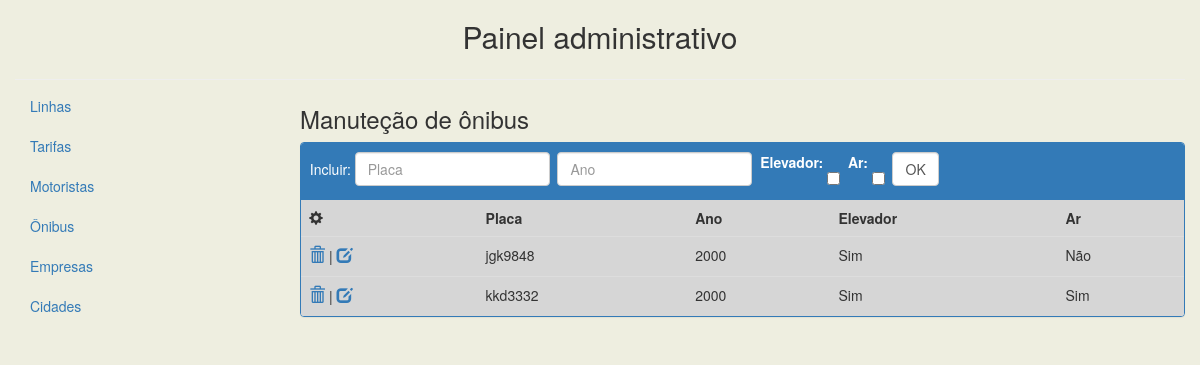
Before: /panel.php?menu=6 with the older database file.
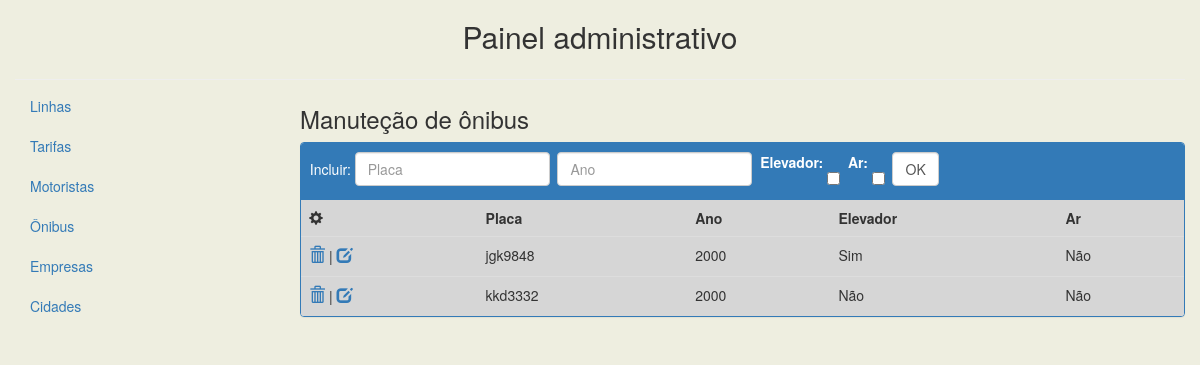
After: the same page with the newer database file.
### tables this page shows
CREATE TABLE IF NOT EXISTS `tonibus` (
  `CodBus` int(8) NOT NULL AUTO_INCREMENT,
  `Ano` int(4) DEFAULT NULL,
  `Placa` varchar(7) DEFAULT NULL,
  `Elevador` tinyint(1) NOT NULL,
  `Ar` tinyint(1) DEFAULT NULL,
  PRIMARY KEY (`CodBus`)
);

### panel.php (the view, shortened to what this page needs)
<?php
require("conetion.php");
if(isset($_GET['menu'])){
  $Menu = $_GET ['menu'];
}else{
  $Menu = '';
}
?>
<!DOCTYPE html>
<html lang="pt-br">
<head>
  <link rel="stylesheet" href="https://maxcdn.bootstrapcdn.com/bootstrap/3.3.6/css/bootstrap.min.css">
  <link rel="stylesheet" type="text/css" href="css.css">
</head>
<body>
    <div class="bg">
  <div class="container-fluid">
    <div class="blank-space">
      <h2 class="">Painel administrativo</h2>
    </div>
    <div class="row">
      <div class="sidebar col-sm-3">
        <ul class="nav nav-sidebar">
          <li><a href="panel.php?menu=1">Linhas</a></li>
          <li><a href="panel.php?menu=3">Tarifas</a></li>
          <li><a href="panel.php?menu=5">Motoristas</a></li>
          <li><a href="panel.php?menu=6">Ônibus</a></li>
          <li><a href="panel.php?menu=7">Empresas</a></li>
          <li><a href="panel.php?menu=8">Cidades</a></li>
        </ul>
      </div>
      <div class="col-sm-offset-3 mr-15">
        <?php
          switch ($Menu) {
            ?>
            <?php
            case 6:
            ?>
              <h3 class="">Manuteção de ônibus</h3>
              <div class="panel panel-primary">
                <div class="panel-heading">
                  <span>Incluir: </span>
                  <form class="novalinha" action="novo_bus.php" method="get" accept-charset="utf-8">
        <div class="form-group"><input type="text" name="placa" required placeholder="Placa"class="form-control" id="usr"></div>&nbsp&nbsp
                    <div class="form-group"><input type="number" min="0" name="ano" required placeholder="Ano" class="form-control" id="usr"></div>&nbsp&nbsp
<label>Elevador:&nbsp</label><input type="checkbox" name="elevador" value="1">&nbsp&nbsp
                    <label>Ar:&nbsp</label><input type="checkbox" name="ar" value="1">&nbsp&nbsp
                    <div class="form-group"><input type="submit" value="OK"class="form-control" id="usr"></div>
                  </form>
                </div>
                  <table class="table">
                      <td>
                        <span class="glyphicon glyphicon-cog"></span>
                      </td>
                      <td>
                        Placa
                      </td>
                      <td>
                        Ano
                      </td>
                      <td>
                        Elevador
                      </td>
                      <td>
                        Ar
                      </td>
                  <?
                  $resultado = mysqli_query($con,"SELECT CodBus,Ano,Placa,Elevador,Ar FROM tonibus order by CodBus DESC;");
                  while ($linha = mysqli_fetch_array($resultado)){
                    $CodBus = $linha["CodBus"];
                    $Ano = $linha["Ano"];
                    $Placa = $linha["Placa"];
                    $Elevador = $linha["Elevador"];
                    $Ar = $linha["Ar"];
                  ?>
                    <tr>
                      <td>
                        <p><a class="nsize" href="delete_bus.php?codbus=<?php echo $CodBus; ?>&del=false"><span class="glyphicon glyphicon-trash"></span></a> | <a class="nsize" href="edita_bus.php?codbus=<?php echo $CodBus; ?>&ok=false"><span class="glyphicon glyphicon-edit"></span></a></p>
                      </td>
                      <td>
                        <p><?php echo $Placa; ?></p>
                      </td>
                      <td>
                        <p><?php echo $Ano; ?></p>
                      </td>
                      <td>
                        <p><?php if($Elevador){echo "Sim";}else{echo "Não";} ?></p>
                      </td>
                      <td>
                        <p><?php if($Ar){echo "Sim";}else{echo "Não";} ?></p>
                      </td>
                    </tr>
                  <?
                  }
                  ?>
                  </table>
                </div>
            <?php
            break;
            ?>
            <?php
          }
         ?>
        </div>
    </div>
  </div>
</div>
</body>
</html>

Changed rows visible on the page:
changed tonibus "kkd3332": Elevador "Sim" → "Não"; Ar "Sim" → "Não"
